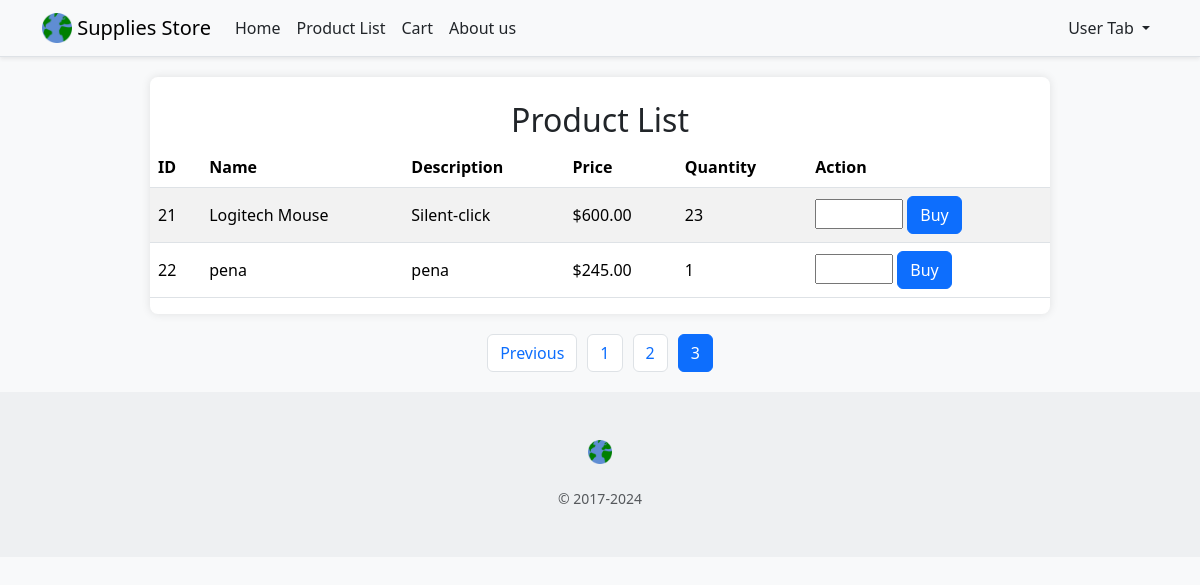
The page /login/product_list.php?page=3 (signed in) on the database its author committed.
### tables this page shows
CREATE TABLE `products` (
  `id` int(11) NOT NULL,
  `name` varchar(255) NOT NULL,
  `description` text NOT NULL,
  `price` decimal(10,2) NOT NULL,
  `quantity` int(11) NOT NULL,
  `image` varchar(255) DEFAULT NULL,
  `created_at` timestamp NOT NULL DEFAULT current_timestamp()
);

### login/product_list.php (the view, shortened to what this page needs)
<?php
include "layout/header.php";
$dbConnection = getDatabaseConnection();
$results_per_page = 10;
$page = isset($_GET['page']) && is_numeric($_GET['page']) ? (int)$_GET['page'] : 1;
$offset = ($page - 1) * $results_per_page;
$statement = $dbConnection->prepare("SELECT id, name, description, price, quantity FROM products LIMIT ? OFFSET ?");
$statement->bind_param("ii", $results_per_page, $offset);
$statement->execute();
$result = $statement->get_result();
$total_products_statement = $dbConnection->prepare("SELECT COUNT(id) AS total FROM products");
$total_products_statement->execute();
$total_products_result = $total_products_statement->get_result();
$total_products = $total_products_result->fetch_assoc()['total'];
$total_pages = ceil($total_products / $results_per_page);
?>
<!DOCTYPE html>
<html lang="en">
<head>
    <link href="https://cdn.jsdelivr.net/npm/bootstrap@5.3.3/dist/css/bootstrap.min.css" rel="stylesheet">
</head>
<body>
<div class="table-container fade-in">
    <h2 class="text-center mt-4">Product List</h2>
    <table class="table table-striped">
        <thead>
            <tr>
                <th>ID</th>
                <th>Name</th>
                <th>Description</th>
                <th>Price</th>
                <th>Quantity</th>
                <th>Action</th>
            </tr>
        </thead>
        <tbody>
            <?php
            if ($result->num_rows > 0) {
                while($row = $result->fetch_assoc()) {
                    echo "<tr>
                            <td>" . htmlspecialchars($row["id"]) . "</td>
                            <td>" . htmlspecialchars($row["name"]) . "</td>
                            <td>" . htmlspecialchars($row["description"]) . "</td>
                            <td>$" . number_format(htmlspecialchars($row["price"]), 2) . "</td>
                            <td>" . htmlspecialchars($row["quantity"]) . "</td>
                            <td>
                                <form action='purchase.php' method='POST'>
                                    <input type='hidden' name='product_id' value='" . htmlspecialchars($row["id"]) . "'>
                                    <input type='number' name='order_quantity' min='1' max='" . htmlspecialchars($row["quantity"]) . "' required>
                                    <button type='submit' class='btn btn-primary'>Buy</button>
                                </form>
                            </td>
                        </tr>";
                }
            } else {
                echo "<tr><td colspan='6' class='text-center'>No products found</td></tr>";
            }
            ?>
        </tbody>
    </table>
</div>
<div class="pagination">
    <?php if ($page > 1): ?>
        <a class="btn btn-outline-primary page-link" href="product_list.php?page=<?php echo $page-1; ?>">Previous</a>
    <?php endif; ?>
    <?php for ($i = 1; $i <= $total_pages; $i++): ?>
        <a class="btn btn-primary page-link <?php if($i == $page) echo 'active'; ?>" href="product_list.php?page=<?php echo $i; ?>"><?php echo $i; ?></a>
    <?php endfor; ?>
</div>
</body>
</html>
<?php include "layout/footer.php"; ?>

### login/product_list.php (style rules this page uses)
body { background-color: #f8f9fa; }
.table-container { margin: 20px auto; max-width: 900px; background-color: white; border-radius: 8px; box-shadow: 0 0 10px rgba(0, 0, 0, 0.1); overflow: hidden; }
table { width: 100%; border-collapse: collapse; }
th, td { padding: 12px; text-align: left; vertical-align: middle; }
th { background-color: #007bff; color: white; }
.pagination { display: flex; justify-content: center; margin: 20px 0; }
.page-link { margin: 0 5px; }
.fade-in { opacity: 0; transition: opacity 0.5s ease-in-out; }
.fade-in.show { opacity: 1; }

### rows shown on the page
products: id "21", name "Logitech Mouse", description "Silent-click", price "600.00", quantity "23"
products: id "22", name "pena", description "pena", price "245.00", quantity "1"
